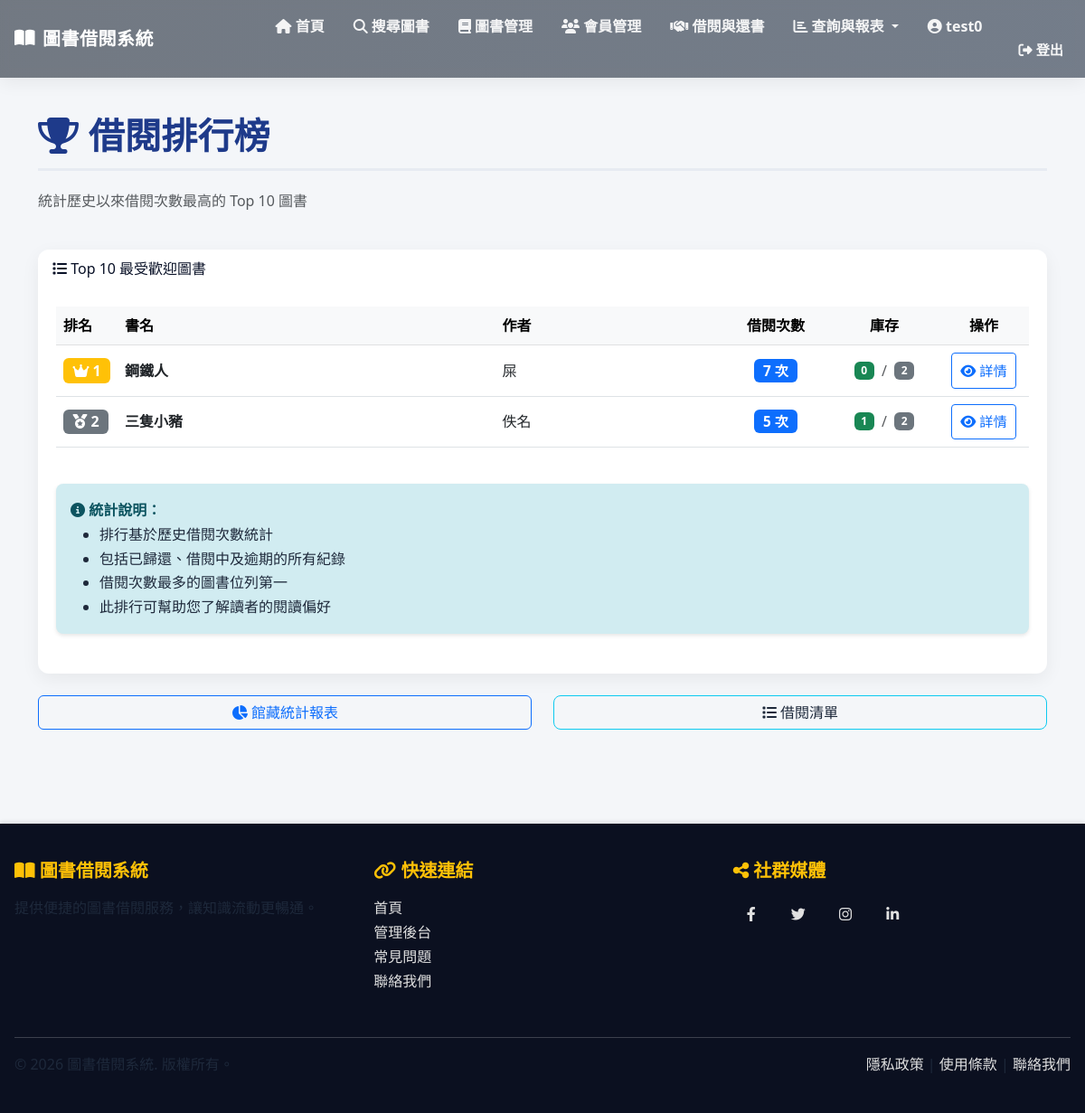
/reports/ranking/ (signed in), run on the app's committed database.
### library/models.py (models this page shows, shortened)
class Book(models.Model):
    STATUS_CHOICES = [
        ('available', '上架'),
        ('unavailable', '下架'),
    ]
    title = models.CharField(
        max_length=200,
        verbose_name='書名',
        help_text='圖書標題'
    )
    author = models.CharField(
        max_length=100,
        verbose_name='作者',
        help_text='圖書作者名稱'
    )
    isbn = models.CharField(
        max_length=20,
        unique=True,
        verbose_name='ISBN',
        help_text='國際標準書號'
    )
    publisher = models.CharField(
        max_length=100,
        verbose_name='出版商',
        help_text='圖書出版社'
    )
    category = models.CharField(
        max_length=50,
        verbose_name='分類',
        help_text='圖書分類（如：文學、歷史、科技等）'
    )
    created_date = models.DateTimeField(
        auto_now_add=True,
        verbose_name='建檔日期',
        help_text='圖書建檔時間'
    )
    total_quantity = models.IntegerField(
        default=1,
        verbose_name='總數量',
        help_text='圖書館購入該書的總冊數'
    )
    available_quantity = models.IntegerField(
        default=1,
        verbose_name='庫存數量',
        help_text='該書目前可借用的冊數'
    )
    status = models.CharField(
        max_length=20,
        choices=STATUS_CHOICES,
        default='available',
        verbose_name='狀態',
        help_text='圖書當前狀態（上架/下架）'
    )
    class Meta:
        verbose_name = '圖書'
        verbose_name_plural = '圖書'
        ordering = ['-created_date']
        indexes = [
            models.Index(fields=['isbn']),
            models.Index(fields=['category']),
        ]

### library/views.py (the view)
    @login_required
    def wrapper(request, *args, **kwargs):
        if not request.user.is_staff:
            messages.error(request, '您沒有權限訪問此頁面。只有管理者可以存取。')
            return redirect('library:home')
        return view_func(request, *args, **kwargs)

### library/views.py (called while the page is built)
def staff_required(view_func):
    @login_required
    def wrapper(request, *args, **kwargs):
        if not request.user.is_staff:
            messages.error(request, '您沒有權限訪問此頁面。只有管理者可以存取。')
            return redirect('library:home')
        return view_func(request, *args, **kwargs)
    return wrapper

@staff_required
@require_http_methods(["GET"])
def borrow_ranking(request):
    top_borrowed = Book.objects.annotate(
        borrow_count=Count('borrow_records')
    ).order_by('-borrow_count')[:10]
    context = {
        'top_borrowed': top_borrowed,
    }
    return render(request, 'reports/borrow_ranking.html', context)

### library/templates/reports/borrow_ranking.html (shortened to what this page needs)
{% extends "base.html" %}
{% block content %}
<div class="row mb-4">
    <div class="col-12">
        <h1 class="page-title">
            <i class="fas fa-trophy"></i> 借閱排行榜
        </h1>
        <p class="text-muted">統計歷史以來借閱次數最高的 Top 10 圖書</p>
    </div>
</div>
<div class="card">
    <div class="card-header">
        <i class="fas fa-list"></i> Top 10 最受歡迎圖書
    </div>
    <div class="card-body">
        {% if top_borrowed %}
        <div class="table-responsive">
            <table class="table table-hover align-middle">
                <thead class="table-light">
                    <tr>
                        <th style="width: 50px;">排名</th>
                        <th>書名</th>
                        <th>作者</th>
                        <th class="text-center" style="width: 120px;">借閱次數</th>
                        <th class="text-center" style="width: 120px;">庫存</th>
                        <th class="text-center" style="width: 100px;">操作</th>
                    </tr>
                </thead>
                <tbody>
                    {% for book in top_borrowed %}
                    <tr>
                        <td>
                            {% if forloop.counter == 1 %}
                                <span class="badge bg-warning" style="font-size: 1rem;">
                                    <i class="fas fa-crown"></i> {{ forloop.counter }}
                                </span>
                            {% elif forloop.counter == 2 %}
                                <span class="badge bg-secondary" style="font-size: 1rem;">
                                    <i class="fas fa-medal"></i> {{ forloop.counter }}
                                </span>
                            {% elif forloop.counter == 3 %}
                                <span class="badge" style="background-color: #cd7f32; font-size: 1rem;">
                                    <i class="fas fa-medal"></i> {{ forloop.counter }}
                                </span>
                            {% else %}
                                <span class="badge bg-info">{{ forloop.counter }}</span>
                            {% endif %}
                        </td>
                        <td>
                            <strong>{{ book.title }}</strong>
                        </td>
                        <td>{{ book.author }}</td>
                        <td class="text-center">
                            <span class="badge bg-primary" style="font-size: 0.95rem;">
                                {{ book.borrow_count }} 次
                            </span>
                        </td>
                        <td class="text-center">
                            <div class="d-flex align-items-center justify-content-center gap-2">
                                <span class="badge bg-success">{{ book.available_quantity }}</span>
                                <span class="text-muted">/</span>
                                <span class="badge bg-secondary">{{ book.total_quantity }}</span>
                            </div>
                        </td>
                        <td class="text-center">
                            <a href="{% url 'library:book_detail' book.pk %}" class="btn btn-sm btn-outline-primary">
                                <i class="fas fa-eye"></i> 詳情
                            </a>
                        </td>
                    </tr>
                    {% endfor %}
                </tbody>
            </table>
        </div>
        <div class="alert alert-info mt-4">
            <i class="fas fa-info-circle"></i>
            <strong>統計說明：</strong>
            <ul class="mb-0">
                <li>排行基於歷史借閱次數統計</li>
                <li>包括已歸還、借閱中及逾期的所有紀錄</li>
                <li>借閱次數最多的圖書位列第一</li>
                <li>此排行可幫助您了解讀者的閱讀偏好</li>
            </ul>
        </div>
        {% else %}
        <div class="text-center py-5">
            <i class="fas fa-chart-line fa-3x mb-3 text-muted"></i>
            <h5 class="text-muted">暫無借閱記錄</h5>
            <p class="text-muted">隨著系統使用，借閱排行榜將自動生成</p>
        </div>
        {% endif %}
    </div>
</div>
<div class="row mt-4">
    <div class="col-md-6 mb-3">
        <a href="{% url 'library:inventory_dashboard' %}" class="btn btn-outline-primary w-100">
            <i class="fas fa-chart-pie"></i> 館藏統計報表
        </a>
    </div>
    <div class="col-md-6 mb-3">
        <a href="{% url 'library:borrow_report' %}" class="btn btn-outline-info w-100">
            <i class="fas fa-list"></i> 借閱清單
        </a>
    </div>
</div>
{% endblock %}

### library/templates/base.html (shortened to what this page needs)
{% load static %}
<!DOCTYPE html>
<html lang="zh-TW">
<head>
    <link href="https://cdn.jsdelivr.net/npm/bootstrap@5.3.0/dist/css/bootstrap.min.css" rel="stylesheet">
    <link href="https://cdnjs.cloudflare.com/ajax/libs/font-awesome/6.4.0/css/all.min.css" rel="stylesheet">
    <link rel="stylesheet" href="{% static 'css/site.css' %}">
    <link href="https://cdnjs.cloudflare.com/ajax/libs/aos/2.3.4/aos.css" rel="stylesheet">
</head>
<body>
    <nav class="navbar navbar-expand-lg navbar-dark sticky-top">
        <div class="container-fluid">
            <a class="navbar-brand" href="{% url 'library:home' %}">
                <i class="fas fa-book-open"></i> 圖書借閱系統
            </a>
            <div class="collapse navbar-collapse" id="navbarNav">
                <ul class="navbar-nav ms-auto">
                    <li class="nav-item">
                        <a class="nav-link" href="{% url 'library:home' %}">
                            <i class="fas fa-home"></i> 首頁
                        </a>
                    </li>
                    <li class="nav-item">
                        <a class="nav-link" href="{% url 'library:search_book' %}">
                            <i class="fas fa-search"></i> 搜尋圖書
                        </a>
                    </li>
                    {% if request.user.is_staff %}
                    <li class="nav-item">
                        <a class="nav-link" href="{% url 'library:book_list' %}">
                            <i class="fas fa-book"></i> 圖書管理
                        </a>
                    </li>
                    <li class="nav-item">
                        <a class="nav-link" href="{% url 'library:member_list' %}">
                            <i class="fas fa-users"></i> 會員管理
                        </a>
                    </li>
                    <li class="nav-item">
                        <a class="nav-link" href="{% url 'library:borrow_create' %}">
                            <i class="fas fa-handshake"></i> 借閱與還書
                        </a>
                    </li>
                    <li class="nav-item dropdown">
                        <a class="nav-link dropdown-toggle" href="#" id="reportsDropdown" role="button" data-bs-toggle="dropdown" aria-expanded="false">
                            <i class="fas fa-chart-bar"></i> 查詢與報表
                        </a>
                    </li>
                    {% endif %}
                    <li class="nav-item">
                        {% if request.user.is_authenticated %}
                            <a class="nav-link me-2" href="{% url 'library:profile' %}">
                                <i class="fas fa-user-circle"></i> {{ request.user.get_full_name|default:request.user.username }}
                            </a>
                        {% endif %}
                    </li>
                    <li class="nav-item">
                        {% if request.user.is_authenticated %}
                            <form method="post" action="{% url 'logout' %}" class="d-inline ms-2">
                                <button type="submit" class="nav-link btn btn-outline-light btn-sm">
                                    <i class="fas fa-sign-out-alt"></i> 登出
                                </button>
                            </form>
                        {% endif %}
                    </li>
                </ul>
            </div>
        </div>
    </nav>
    <main class="main-container">
        <div class="container">
            {% block content %}{% endblock %}
        </div>
    </main>
    <footer>
        <div class="container-fluid">
            <div class="row mb-4">
                <div class="col-md-4 mb-3 mb-md-0">
                    <h5><i class="fas fa-book-open"></i> 圖書借閱系統</h5>
                    <p>提供便捷的圖書借閱服務，讓知識流動更暢通。</p>
                </div>
                <div class="col-md-4 mb-3 mb-md-0">
                    <h5><i class="fas fa-link"></i> 快速連結</h5>
                    <ul class="list-unstyled">
                        <li><a href="/">首頁</a></li>
                        <li><a href="/admin">管理後台</a></li>
                        <li><a href="#">常見問題</a></li>
                        <li><a href="#">聯絡我們</a></li>
                    </ul>
                </div>
                <div class="col-md-4">
                    <h5><i class="fas fa-share-alt"></i> 社群媒體</h5>
                    <div class="social-links">
                        <a href="#" title="Facebook"><i class="fab fa-facebook-f"></i></a>
                        <a href="#" title="Twitter"><i class="fab fa-twitter"></i></a>
                        <a href="#" title="Instagram"><i class="fab fa-instagram"></i></a>
                        <a href="#" title="LinkedIn"><i class="fab fa-linkedin-in"></i></a>
                    </div>
                </div>
            </div>
            <div class="footer-divider">
                <div class="row">
                    <div class="col-md-6">
                        <p class="mb-0">&copy; 2026 圖書借閱系統. 版權所有。</p>
                    </div>
                    <div class="col-md-6 text-md-end">
                        <p class="mb-0">
                            <a href="#">隱私政策</a> |
                            <a href="#">使用條款</a> |
                            <a href="#">聯絡我們</a>
                        </p>
                    </div>
                </div>
            </div>
        </div>
    </footer>
</body>
</html>

### static/css/site.css (style rules this page uses)
:root { --bg: #F4F6F9; --text:#0f1724; --muted:#526075; --primary:#1e3a8a; --accent:#fb923c; --glass: rgba(255,255,255,0.06); --card-radius:12px; }
.container-fluid { padding-left: 1rem; padding-right:1rem; }
.navbar { background: linear-gradient(90deg, rgba(7,18,32,0.55), rgba(10,25,45,0.55)); backdrop-filter: blur(6px) saturate(120%); }
.navbar .nav-link { color: rgba(255,255,255,0.92); }
.navbar .navbar-brand { color:#fff; }
.sticky-top { box-shadow: 0 6px 18px rgba(2,6,23,0.06); }
.card { border-radius: var(--card-radius); transition: transform .25s ease, box-shadow .25s ease; }
.card .card-body { padding:1.25rem; }
.btn-outline-light { border-radius:10px; padding:.6rem 0.9rem; }
footer { background:#0b1020; color:#cbd5e1; padding:2.5rem 0; }

### library/templates/base.html (style rules this page uses)
:root { --bg-color: #F4F6F9; --text-color: #1E293B; --muted-color: #374151; --title-color: #1E3A8A; --link-color: #2B6B62; --accent-color: #D97706; --card-radius: 0.75rem; --base-font-size: 16px; --base-line-height: 1.68; }
html { height: 100%; }
body { min-height: 100vh; display: flex; flex-direction: column; background-color: var(--bg-color); color: var(--text-color); font-family: 'Noto Sans TC', 'Microsoft JhengHei', system-ui, -apple-system, "Segoe UI", Roboto, 'Helvetica Neue', Arial, sans-serif; font-size: var(--base-font-size); line-height: var(--base-line-height); -webkit-font-smoothing: antialiased; -moz-osx-font-smoothing: grayscale; }
main { flex: 1; }
.navbar { background: rgba(20,24,28,0.55); backdrop-filter: blur(6px) saturate(120%); box-shadow: 0 6px 18px rgba(2,6,23,0.12); border-bottom: 1px solid rgba(255,255,255,0.04); }
.navbar-brand { font-weight: 700; font-size: 1.25rem; letter-spacing: 0.5px; display: flex; align-items: center; gap: 0.5rem; }
.nav-link { margin-left: 1rem; font-weight: 600; position: relative; transition: color 0.18s ease, transform 0.18s ease; color: rgba(255,255,255,0.9); }
.main-container { padding: 2.5rem 0; min-height: calc(100vh - 240px); }
.page-title { margin-bottom: 1.25rem; color: var(--title-color); border-bottom: 3px solid rgba(30,58,138,0.06); padding-bottom: 0.75rem; font-weight: 700; letter-spacing: 0.2px; }
.alert { border-radius: 0.5rem; border: none; box-shadow: 0 2px 4px rgba(0, 0, 0, 0.1); margin-bottom: 1.5rem; }
.alert-info { background-color: #d1ecf1; color: #0c5460; }
footer { flex-shrink: 0; background: linear-gradient(135deg, var(--primary-color) 0%, var(--secondary-color) 100%); color: white; padding: 2rem 0; margin-top: 3rem; box-shadow: 0 -2px 4px rgba(0, 0, 0, 0.1); }
footer h5 { font-weight: bold; margin-bottom: 1rem; color: #ffc107; }
footer a { color: #e0e0e0; text-decoration: none; transition: color 0.3s ease; }
.footer-divider { border-top: 1px solid rgba(255, 255, 255, 0.2); margin-top: 2rem; padding-top: 1rem; }
.social-links a { display: inline-block; width: 40px; height: 40px; background-color: var(--secondary-color); border-radius: 50%; text-align: center; line-height: 40px; margin-right: 0.5rem; transition: background-color 0.3s ease; }
.card { border: 0; border-radius: var(--card-radius); box-shadow: 0 6px 20px rgba(8,15,25,0.06); transition: transform 0.18s ease, box-shadow 0.18s ease; }
.card-header { background: linear-gradient(90deg, rgba(255,255,255,0.02), rgba(255,255,255,0.01)); color: #091127; border: none; border-radius: var(--card-radius) var(--card-radius) 0 0; }
.btn-outline-info, .btn-outline-secondary, .btn-outline-light { color: var(--text-color); border-radius: 0.5rem; }
.btn-sm { font-size: 0.95rem; padding: .45rem .6rem; }
h1, h2, h3, h4 { color: var(--title-color); line-height: 1.2; margin-top: 0; margin-bottom: 0.5rem; }
p, label, a, small, li, td, th { color: var(--text-color); font-size: 1rem; }

### data on the page
Book: title "鋼鐵人", author "屎", borrow_count "7", available_quantity "0", total_quantity "2"
Book: title "三隻小豬", author "佚名", borrow_count "5", available_quantity "1", total_quantity "2"

### other printed values
{{ request.user.get_full_name|default:request.user.username }} "test0"
